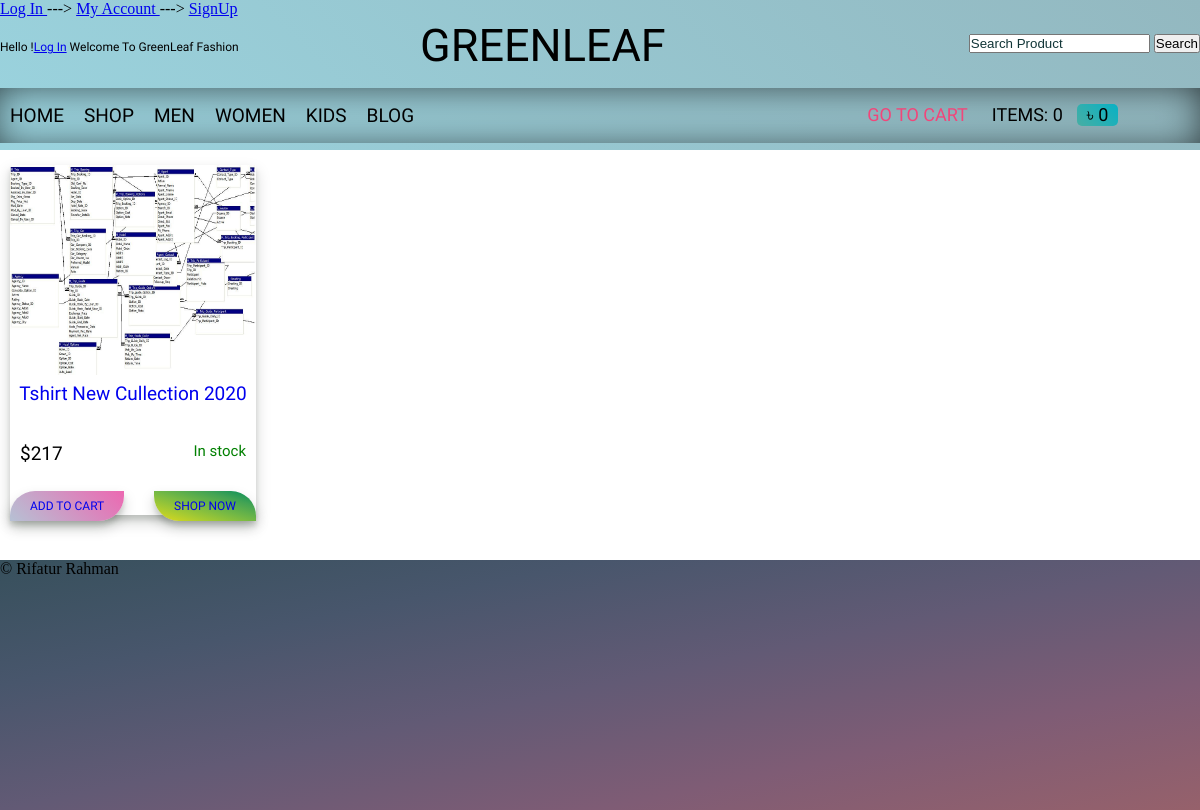
Page /kids.php on the committed database.
### tables this page shows
CREATE TABLE `product` (
  `productID` int(11) NOT NULL,
  `productName` varchar(50) NOT NULL,
  `SKU` varchar(50) NOT NULL,
  `productPrice` int(10) NOT NULL,
  `productQuantity` int(11) NOT NULL,
  `productOrigin` varchar(10) NOT NULL,
  `productSizes` varchar(5) NOT NULL,
  `image` varchar(1000) NOT NULL,
  `discription` varchar(1100) NOT NULL,
  `categoryID` int(11) NOT NULL,
  `productDate` date NOT NULL,
  `keyword` varchar(250) NOT NULL
);

### kids.php (the view, shortened to what this page needs)
<?php include('header.php'); ?>
<div class="product-content container">
    <?php
      $conn=mysqli_connect("localhost","root","","greenleaf");
            $query= "SELECT * FROM product WHERE productOrigin='KIDS'";
            $result=mysqli_query($conn,$query);
            while($row=mysqli_fetch_assoc($result)){
                $p_id = $row['productID'];
                $p_name = $row['productName'];
                $p_price = $row['productPrice'];
                $p_img = $row['image'];
     ?>
      <div class="product-presentation">
            <div class="header-presentation">
                <img src="admin/images/<?php echo $p_img; ?>" width="100%" height="100%">
            </div>
            <div class="bottom-presentation">
                  <div class="product-title">
                      <a href="product-details.php?productID=<?php echo $p_id; ?>"><?php echo $p_name; ?></a>
                  </div>
                  <div class="product-price">
                    <span> $<?php echo $p_price; ?></span>
                    <span> In stock</span>
                  </div>
                  <div class="product-widget">
                      <div class="Cart-btn">
                              <a href="index.php?addcart=<?php echo $p_id; ?>">ADD TO CART</a>
                      </div>
                      <div class="view-btn">
                            <a href="productDtails.php?productID=<?php echo $p_id;?>">SHOP NOW</a>
                      </div>
                  </div>
            </div>
      </div>
  <?php } ?>
</div>
<?php include('footer.php'); ?>

### css/style.css (style rules this page uses)
*,html { margin: 0; padding: 0; }
::placeholder { color: #113537; opacity: 1; }
.product-content { width: 100%; display: flex; flex-wrap: wrap; flex-direction: row; margin-top: 5px; margin-bottom:25px; }
.product-presentation { width:246px; height: 350px; border: 5px solid linear-gradient(to right top, #0d354f, #00445a, #00525d, #005f57, #0c6b4a);; margin-left: 10px; margin-top: 10px; margin-bottom: 20px; color: mix(#EC68B1, $muted-color, 30%); box-shadow: 0 7px 14px rgba(0, 20, 0, 0.18), 0 5px 5px rgba(0, 20, 0, 0.12); }
.header-presentation { height: 60%; width: 100%; }
.bottom-presentation { width: 100%; height: 38%; margin-top: 3%; position: relative; }
.product-title { height: 30%; overflow: hidden; text-overflow: ellipsis; width: 100%; text-align: center; }
.product-title a { text-decoration: none; text-transform: capitalize; font-size: 19px; font-family: 'Aldrich', sans-serif; }
.product-price { height: 15%; overflow: hidden; width: 100%; margin-top: 8%; text-align: center; display: flex; justify-content: space-between; }
.product-price span { margin-left: 10px; font-size: 19px; font-family: 'Aldrich', sans-serif; }
.product-price span:nth-child(2) { margin-right: 10px; color: Green; font-size: 15px; }
.product-widget { width: 100%; display: flex; height: 23%; margin-top: 10px; justify-content: space-between; bottom: 0; position: absolute; }
.Cart-btn { margin-top: 11px; }
.Cart-btn a { text-decoration: none; font-family: 'Aldrich', sans-serif; font-size: 12px; cursor: pointer; padding: 8px 20px; border-radius:25px 0 25px 0; background: linear-gradient(45deg,#B6C1D4,#EC68B1); color: mix(#EC68B1, $muted-color, 30%); box-shadow: 0 7px 14px rgba(0, 20, 0, 0.18), 0 5px 5px rgba(0, 20, 0, 0.12); }
.view-btn { margin-top: 11px; position: relative; }
.view-btn a { text-decoration: none; font-family: 'Aldrich', sans-serif; font-size: 12px; cursor: pointer; padding: 8px 20px; border-radius:0 25px 0 25px; background-image: linear-gradient(to right top, #e3da1a, #a8cb31, #73b845, #42a354, #018c5c); color: mix(#EC68B1, $muted-color, 30%); box-shadow: 0 7px 14px rgba(0, 20, 0, 0.18), 0 5px 5px rgba(0, 20, 0, 0.12); }

### rows in the picture
product: image (picture), productName "Tshirt New Cullection 2020", productPrice "217"

### other values in the picture
$count "0"
$total "0"
